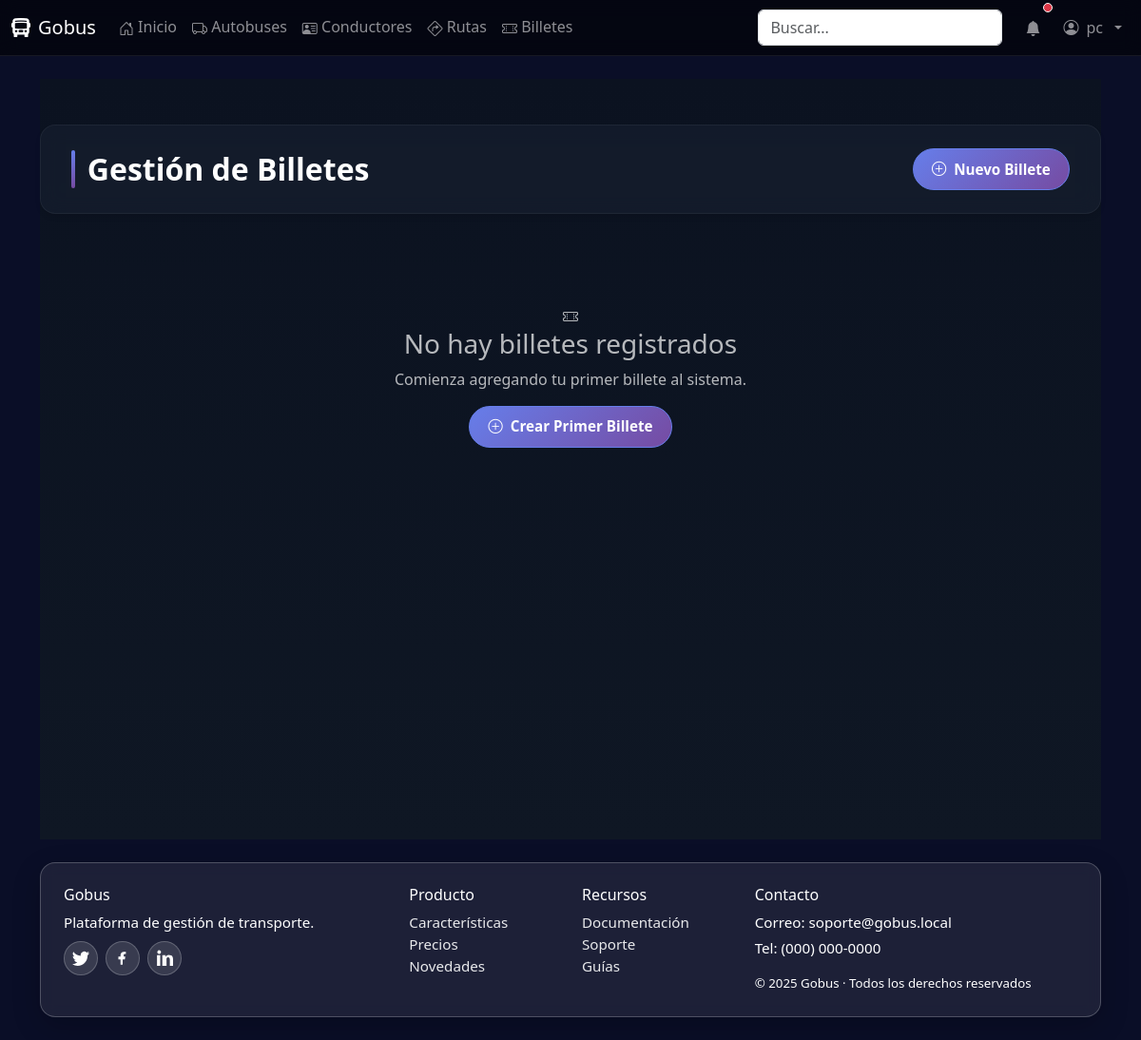
Page /billetes/ (signed in) on the earlier database version.
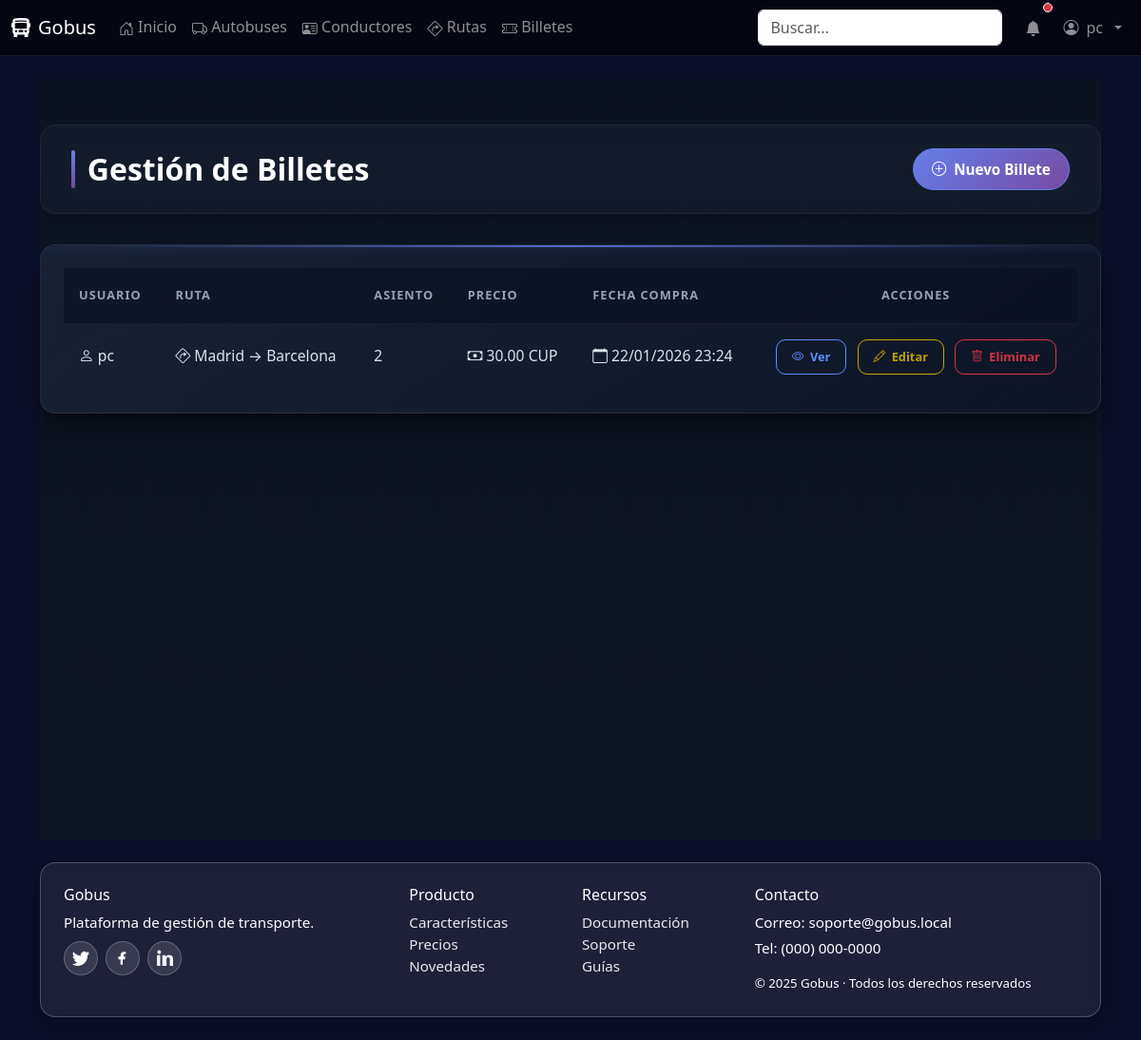
Same page on the later database version.
### core/models.py (models this page shows, shortened)
class Billete(models.Model):
    usuario = models.ForeignKey(settings.AUTH_USER_MODEL, on_delete=models.CASCADE, related_name="billetes")
    ruta = models.ForeignKey(Ruta, on_delete=models.PROTECT, related_name="billetes")
    asiento = models.PositiveIntegerField()
    precio = models.DecimalField(max_digits=10, decimal_places=2)
    fecha_compra = models.DateTimeField(auto_now_add=True)
    codigo_qr = models.CharField(max_length=120, blank=True)

class Ruta(models.Model):
    origen = models.CharField(max_length=120)
    destino = models.CharField(max_length=120)
    paradas = models.JSONField(blank=True, default=list, help_text="Lista de paradas intermedias")
    distancia = models.FloatField(help_text="Distancia en km")
    autobus = models.ForeignKey(Autobus, on_delete=models.SET_NULL, null=True, blank=True, related_name="rutas")
    conductor = models.ForeignKey(Conductor, on_delete=models.SET_NULL, null=True, blank=True, related_name="rutas")
    hora_salida = models.DateTimeField()
    frecuencia = models.CharField(max_length=50, help_text="Ej: Diario, Semanal, Cada 30 min")

### core/views.py (the view)
# urls.py: path('billetes/', views.billete_list, name='billete_list'),
@login_required
def billete_list(request):
    billetes = Billete.objects.all().order_by('-fecha_compra')
    paginator = Paginator(billetes, 10)
    page_number = request.GET.get('page')
    page_obj = paginator.get_page(page_number)
    context = {
        'page_obj': page_obj,
        'title': 'Gestión de Billetes',
        'is_paginated': page_obj.has_other_pages()
    }
    return render(request, 'core/billetes/billete_list.html', context)

### core/templates/core/billetes/billete_list.html (shortened to what this page needs)
{% extends 'base.html' %}
{% load static %}
{% block head_extra %}
<link href="{% static 'core/css/home-modern.css' %}" rel="stylesheet">
<link href="{% static 'core/css/crud.css' %}" rel="stylesheet">
{% endblock %}
{% block content %}
<div class="crud-container">
  <div class="page-header">
    <h1 class="page-title">{{ title }}</h1>
    <a href="{% url 'billete_create' %}" class="btn-create">
      <i class="bi bi-plus-circle"></i>
      Nuevo Billete
    </a>
  </div>
  {% if page_obj %}
    <div class="table-container">
      <div class="table-responsive">
        <table class="modern-table">
          <thead>
            <tr>
              <th>Usuario</th>
              <th>Ruta</th>
              <th>Asiento</th>
              <th>Precio</th>
              <th>Fecha Compra</th>
              <th>Acciones</th>
            </tr>
          </thead>
          <tbody>
            {% for billete in page_obj %}
              <tr>
                <td data-label="Usuario">
                  <div class="billete-cell">
                    <i class="bi bi-person"></i>
                    {{ billete.usuario.username }}
                  </div>
                </td>
                <td data-label="Ruta">
                  <div class="ruta-cell">
                    <i class="bi bi-sign-turn-right"></i>
                    {{ billete.ruta.origen }} → {{ billete.ruta.destino }}
                  </div>
                </td>
                <td data-label="Asiento">
                  <div class="asiento-cell">
                    {{ billete.asiento }}
                  </div>
                </td>
                <td data-label="Precio">
                  <div class="precio-cell">
                    <i class="bi bi-cash"></i>
                    {{ billete.precio }} CUP
                  </div>
                </td>
                <td data-label="Fecha Compra">
                  <div class="fecha-cell">
                    <i class="bi bi-calendar"></i>
                    {{ billete.fecha_compra|date:"d/m/Y H:i" }}
                  </div>
                </td>
                <td data-label="Acciones">
                  <div class="action-cell">
                    <a href="{% url 'billete_detail' billete.pk %}" class="btn-action btn-view">
                      <i class="bi bi-eye"></i> Ver
                    </a>
                    <a href="{% url 'billete_edit' billete.pk %}" class="btn-action btn-edit">
                      <i class="bi bi-pencil"></i> Editar
                    </a>
                    <a href="{% url 'billete_delete' billete.pk %}" class="btn-action btn-delete">
                      <i class="bi bi-trash"></i> Eliminar
                    </a>
                  </div>
                </td>
              </tr>
            {% endfor %}
          </tbody>
        </table>
      </div>
    </div>
  {% else %}
    <div class="empty-state">
      <i class="bi bi-ticket-perforated"></i>
      <h3>No hay billetes registrados</h3>
      <p>Comienza agregando tu primer billete al sistema.</p>
      <a href="{% url 'billete_create' %}" class="btn-create">
        <i class="bi bi-plus-circle"></i>
        Crear Primer Billete
      </a>
    </div>
  {% endif %}
</div>
{% endblock %}

Differences in the rows shown:
added Billete: usuario.username "pc", ruta.origen "Madrid", ruta.destino "Barcelona", asiento "2", precio "30.00", fecha_compra "22/01/2026 23:24"
Other differences:
text no longer shown: "No hay billetes registrados Comienza agregando tu primer billete al sistema. Crear Primer Billete"
text now shown: "USUARIO RUTA ASIENTO PRECIO FECHA COMPRA ACCIONES"
